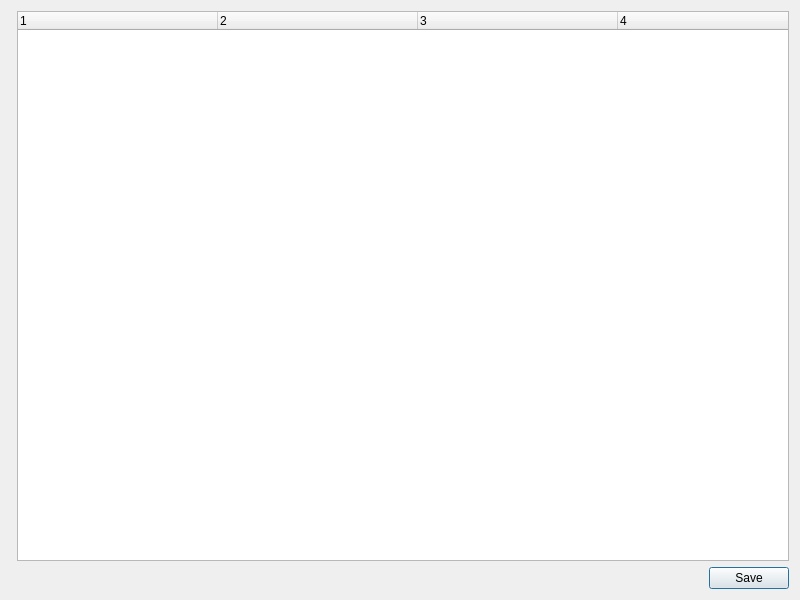
<?xml version="1.0" encoding="UTF-8"?>
<ui version="4.0">
 <class>purchaseDialog</class>
 <widget class="QDialog" name="purchaseDialog">
  <property name="geometry">
   <rect>
    <x>0</x>
    <y>0</y>
    <width>800</width>
    <height>600</height>
   </rect>
  </property>
  <property name="windowTitle">
   <string>Purchase Souvenirs</string>
  </property>
  <layout class="QFormLayout" name="formLayout">
   <item row="1" column="1">
    <widget class="QDialogButtonBox" name="buttonBox">
     <property name="sizePolicy">
      <sizepolicy hsizetype="Minimum" vsizetype="Fixed">
       <horstretch>0</horstretch>
       <verstretch>0</verstretch>
      </sizepolicy>
     </property>
     <property name="standardButtons">
      <set>QDialogButtonBox::Save</set>
     </property>
     <property name="centerButtons">
      <bool>false</bool>
     </property>
    </widget>
   </item>
   <item row="0" column="1">
    <widget class="QTreeWidget" name="treeWidget">
     <property name="selectionMode">
      <enum>QAbstractItemView::NoSelection</enum>
     </property>
     <property name="uniformRowHeights">
      <bool>true</bool>
     </property>
     <property name="animated">
      <bool>true</bool>
     </property>
     <property name="columnCount">
      <number>4</number>
     </property>
     <attribute name="headerDefaultSectionSize">
      <number>200</number>
     </attribute>
     <column>
      <property name="text">
       <string notr="true">1</string>
      </property>
     </column>
     <column>
      <property name="text">
       <string notr="true">2</string>
      </property>
     </column>
     <column>
      <property name="text">
       <string notr="true">3</string>
      </property>
     </column>
     <column>
      <property name="text">
       <string notr="true">4</string>
      </property>
     </column>
    </widget>
   </item>
  </layout>
 </widget>
 <resources/>
 <connections>
  <connection>
   <sender>buttonBox</sender>
   <signal>accepted()</signal>
   <receiver>purchaseDialog</receiver>
   <slot>accept()</slot>
   <hints>
    <hint type="sourcelabel">
     <x>248</x>
     <y>254</y>
    </hint>
    <hint type="destinationlabel">
     <x>157</x>
     <y>274</y>
    </hint>
   </hints>
  </connection>
  <connection>
   <sender>buttonBox</sender>
   <signal>rejected()</signal>
   <receiver>purchaseDialog</receiver>
   <slot>reject()</slot>
   <hints>
    <hint type="sourcelabel">
     <x>316</x>
     <y>260</y>
    </hint>
    <hint type="destinationlabel">
     <x>286</x>
     <y>274</y>
    </hint>
   </hints>
  </connection>
 </connections>
</ui>
